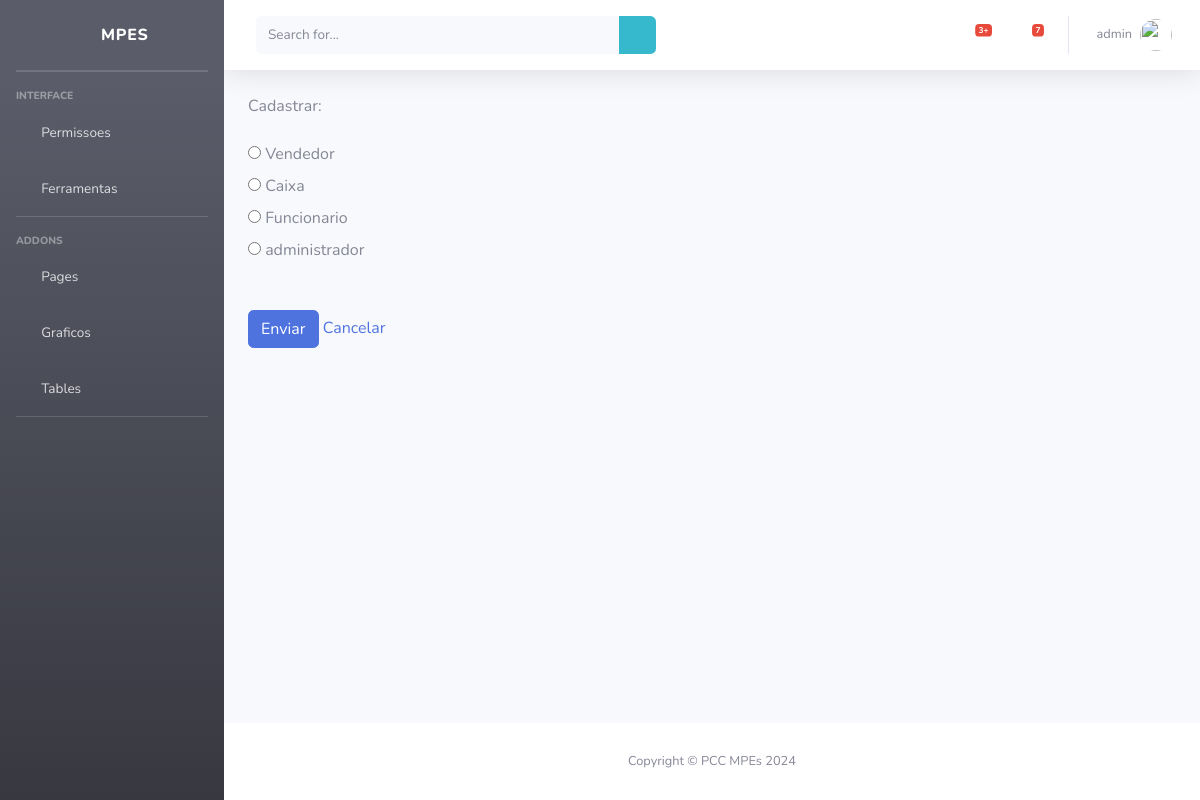
/accounts/editarUsuario/2 (signed in), run on an earlier commit of the app's database.
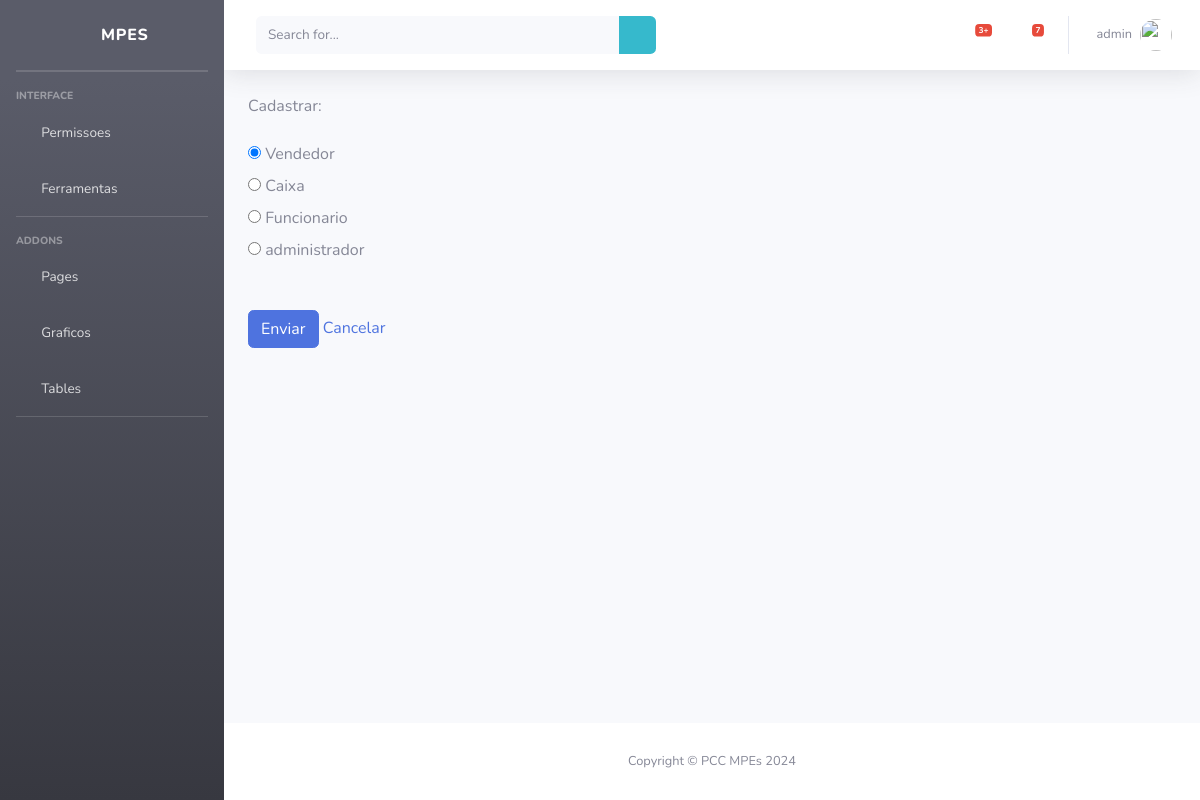
And on a later commit of the database.
### accounts/models.py (models this page shows)
class Usuario(User):
    data_nascimento = models.DateField(null=True, blank=True)
    cpf = models.CharField(max_length=14, unique=True, null=True, blank=True)
    telefone = models.CharField(max_length=15, null=True, blank=True)
    VENDEDOR = 'vendedor'
    CAIXA = 'caixa'
    FUNCIONARIO = 'funcionario'
    ESCOLHAS_CARGO = [
        (VENDEDOR, 'Vendedor'),
        (CAIXA, 'Caixa'),
        (FUNCIONARIO,'Funcionario')
    ]
    cargo = models.CharField(max_length=20, choices=ESCOLHAS_CARGO, blank=True, null=True)

### accounts/views.py (the view)
# urls.py: path('editarUsuario/<int:id_user>', editarUsuario, name='editarUsuario'),
@group_required(['administrador'], "/accounts/login/")
def editarUsuario(request, id_user):
    usuario = get_object_or_404(Usuario, pk=id_user)
    if request.method == 'POST':
        form = PermissionForm(request.POST, instance=usuario)
        if form.is_valid():
            form.save()
            cargo = form.cleaned_data.get('cargo')
            try:
                usuario.groups.clear()
                grupo, created = Group.objects.get_or_create(name=cargo)
                grupo.user_set.add(usuario)
            except Group.DoesNotExist:
                return HttpResponse(f"Grupo '{cargo}' não encontrado", status=404)
            return HttpResponseRedirect('/despesas/?msg=Salvo')
    else:
        form = PermissionForm(instance=usuario)
    return render(request, "registration/updateUsuario.html", {'form': form, 'id_user': id_user})

### accounts/forms.py
class PermissionForm(forms.ModelForm):
    VENDEDOR = 'vendedor'
    CAIXA = 'caixa'
    FUNCIONARIO = 'funcionario'
    ADMINISTRADOR = 'administrador'
    CHOICES = [
        (VENDEDOR, 'Vendedor'),
        (CAIXA, 'Caixa'),
        (FUNCIONARIO,'Funcionario'),
        (ADMINISTRADOR,'administrador')
    ]
    cargo = forms.ChoiceField(
        label='Cadastrar:',
        choices=CHOICES,
        widget=forms.RadioSelect
    )
    class Meta:
        model = Usuario
        fields = ['cargo']

### MPEs/utils.py (called while the page is built, shortened)
def group_required(groups, raise_exception=False):
    def check_perms(user):
        if user.is_superuser:  # Verifica se o usuário é um superuser
            return True
    return user_passes_test(
        lambda u: check_perms(u) or HttpResponseForbidden("Você não tem permissão para acessar esta página.")
    )

### templates/registration/updateUsuario.html (shortened to what this page needs)
{% extends 'base.html' %}
{% block content %}
<form action="{% url 'editarUsuario' id_user%}" method="post">
    {{ form.as_p }}
    <br>
    <input type="submit" value="Enviar" class="btn btn-primary">
    <a href="{% url 'listar' %}">Cancelar</a>
</form>
{% endblock %}

What changed in the data, as far as the page shows it:
changed Usuario: cargo "☐ Vendedor ☐ Caixa ☐ Funcionario ☐ administrador" → "☑ Vendedor ☐ Caixa ☐ Funcionario ☐ administrador"
